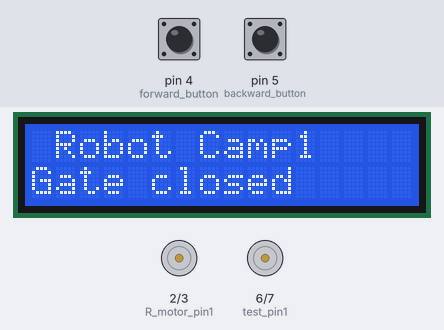
The sketch below on a simulated Arduino Uno, built with avr-gcc and run on an emulated ATmega328P. Parts: 16×2 character LCD, motor-driver pin pairs drawn as motors (green arrow = first pin HIGH = forward, orange = second pin HIGH = backward, longer = more drive). The test bench sets the inputs (shaded band); at power-on: pin 4 (forward_button) LOW, pin 5 (backward_button) LOW. What the sketch prints to the serial monitor is not drawn.

Above: at 1.2 s.
1.3 s: pin 4 (forward_button) pulled HIGH for 0.9 s
At 2.8 s:
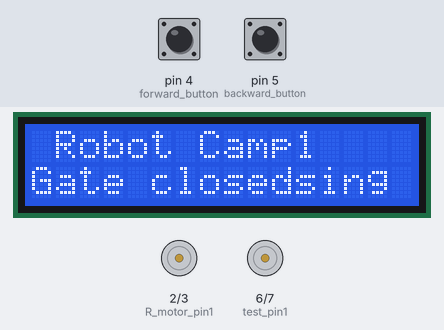
3.8 s: pin 5 (backward_button) pulled HIGH for 0.9 s
At 5.0 s:
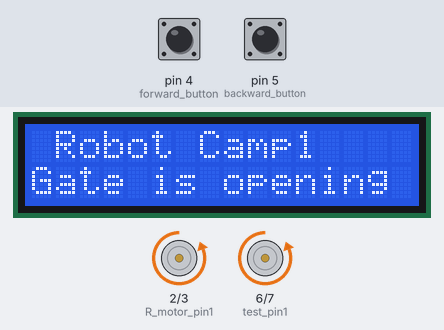
6.8 s: pin 5 (backward_button) pulled HIGH for 3.2 s
At 11.7 s:
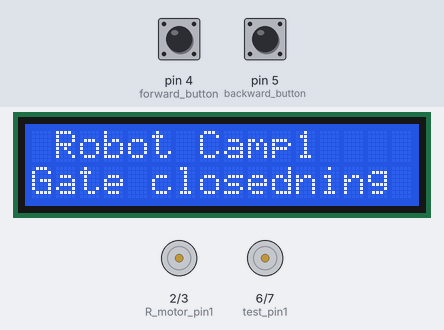
12.0 s: pin 4 (forward_button) pulled HIGH for 3.2 s
At 13.0 s:
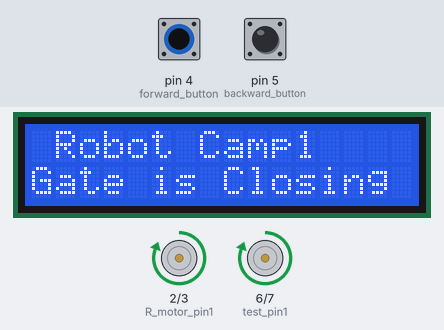
Timing chart, 0 to 17.4 s (numbered marks = the images above; inputs shaded):
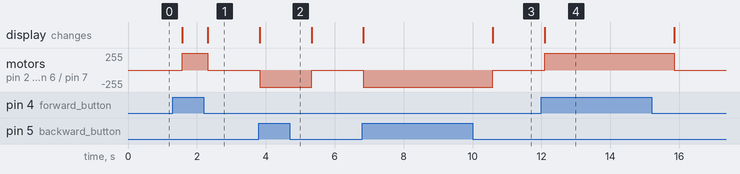

The sketch:

Gate_opening_and_clsing.ino
```cpp
#include <LiquidCrystal.h>
int R_motor_pin1 = 2 ;
int R_motor_pin2 = 3 ;

int test_pin1 = 6 ;
int test_pin2 = 7 ;

int forward_button = 4 ;
int backward_button = 5 ;
LiquidCrystal lcd(12, 11, 10, 9, 8, 13);

void setup() {

pinMode(R_motor_pin1,OUTPUT);
pinMode(R_motor_pin2,OUTPUT);

pinMode(forward_button,INPUT);
pinMode(backward_button,INPUT);

pinMode(test_pin1,OUTPUT);
pinMode(test_pin2,OUTPUT);
lcd.begin(16, 2);
lcd.print(" Robot Camp1");
Serial.begin(9600);
}

void loop() {
  lcd.setCursor(0, 1);
  int forward_state = digitalRead(forward_button);
  int backward_state = digitalRead(backward_button);

  if(forward_state == HIGH ){
    digitalWrite(R_motor_pin1,HIGH);
    digitalWrite(R_motor_pin2, LOW);
    digitalWrite( test_pin1,HIGH) ;
    Serial.println("Gate is Closing ");
    lcd.print("Gate is Closing");
    delay(750);
    }
   else if (backward_state==HIGH){

      digitalWrite(R_motor_pin1,LOW);
      digitalWrite(R_motor_pin2,HIGH);
      digitalWrite( test_pin2,HIGH) ;
      Serial.println("Gate is opening ");
      lcd.print("Gate is opening");
          delay(750);

      }
      else {
        digitalWrite(R_motor_pin1,LOW);
      digitalWrite(R_motor_pin2,LOW);
      digitalWrite( test_pin1,LOW) ;
      digitalWrite(test_pin2,LOW);
      Serial.println("Gate closed");
      lcd.print("Gate closed");
          delay(750);


        }

}
```

Measured:
- after the input at 1.3 s, motor on pin 2 (R_motor_pin1) / pin 3 (R_motor_pin2), motor on pin 6 (test_pin1) / pin 7 (test_pin2): stopped → forward 255/255 after 0.27 s, → stopped 0.75 s later; the display: first changes after 0.27 s (image 1 shows a later state)
- after the input at 3.8 s, motor on pin 2 (R_motor_pin1) / pin 3 (R_motor_pin2), motor on pin 6 (test_pin1) / pin 7 (test_pin2): stopped → backward 255/255 at once, → stopped 1.5 s later; the display: changes at once (image 2)
- after the input at 6.8 s, motor on pin 2 (R_motor_pin1) / pin 3 (R_motor_pin2), motor on pin 6 (test_pin1) / pin 7 (test_pin2): stopped → backward 255/255 at once, → stopped 3.8 s later; the display: first changes at once (image 3 shows a later state)
- after the input at 12.0 s, motor on pin 2 (R_motor_pin1) / pin 3 (R_motor_pin2), motor on pin 6 (test_pin1) / pin 7 (test_pin2): stopped → forward 255/255 after 0.10 s, → stopped 3.8 s later; the display: changes after 0.10 s (image 4)
